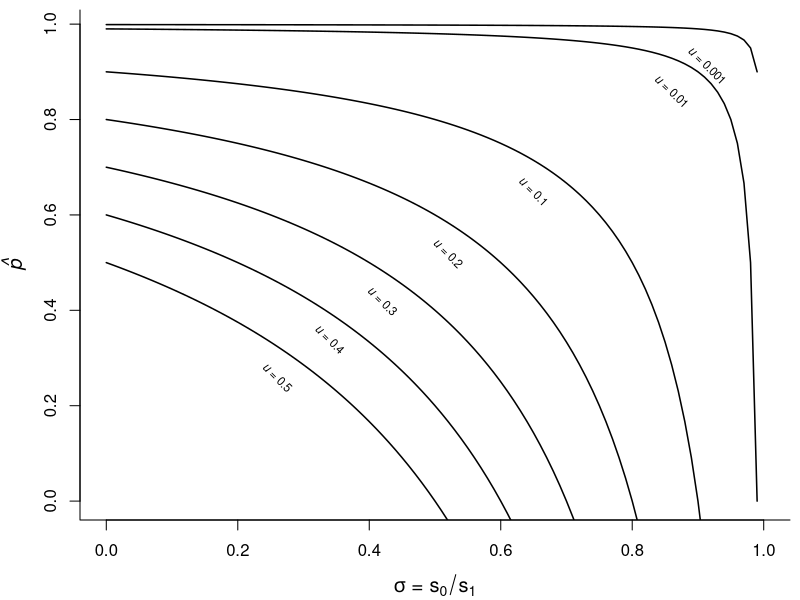

Generate this figure with R:

# Code for Fig. 3 Thresholds for older generations
# to have higher proportions of adaptive behavior 

p <- function(u, s){
  1 - (u / (1 - s))
}



graphics.off()
png("Fig3Threshold.png", width = 8,height = 8, units = "cm", res = 900)

par(oma=c(0,0,0,0),
    mar=c(4,4,0.5,0.5))
curve(p(u=0.01,x), from = 0, to = 1, type = "n", bty = "l",ylab = "", xlab = "")
for (u in c(0.001,0.01,0.1,0.2,0.3,0.4, 0.5)) {
  curve(p(u=u,x), from = 0, to = 1, add = TRUE, lwd = 1.5, ylab = "", xlab = "")
}
mtext(expression(italic(hat(p))), line=2.5, side=2, cex = 1.2)
mtext(expression(paste(sigma," = ", s[0]/s[1])), line=3, side=1, cex = 1.2)

text(0.26,0.26, expression(paste(italic(u), " = 0.5")), srt = -45, cex = 0.7)
text(0.34,0.34, expression(paste(italic(u), " = 0.4")), srt = -45, cex = 0.7)

text(0.42,0.42, expression(paste(italic(u), " = 0.3")), srt = -45, cex = 0.7)

text(0.52,0.52, expression(paste(italic(u), " = 0.2")), srt = -45, cex = 0.7)
text(0.65,0.65,  expression(paste(italic(u), " = 0.1")), srt = -45, cex = 0.7)
text(0.86,0.86,  expression(paste(italic(u), " = 0.01")), srt = -44, cex = 0.7)
text(0.914,0.914,  expression(paste(italic(u), " = 0.001")), srt = -45, cex = 0.7)

dev.off()